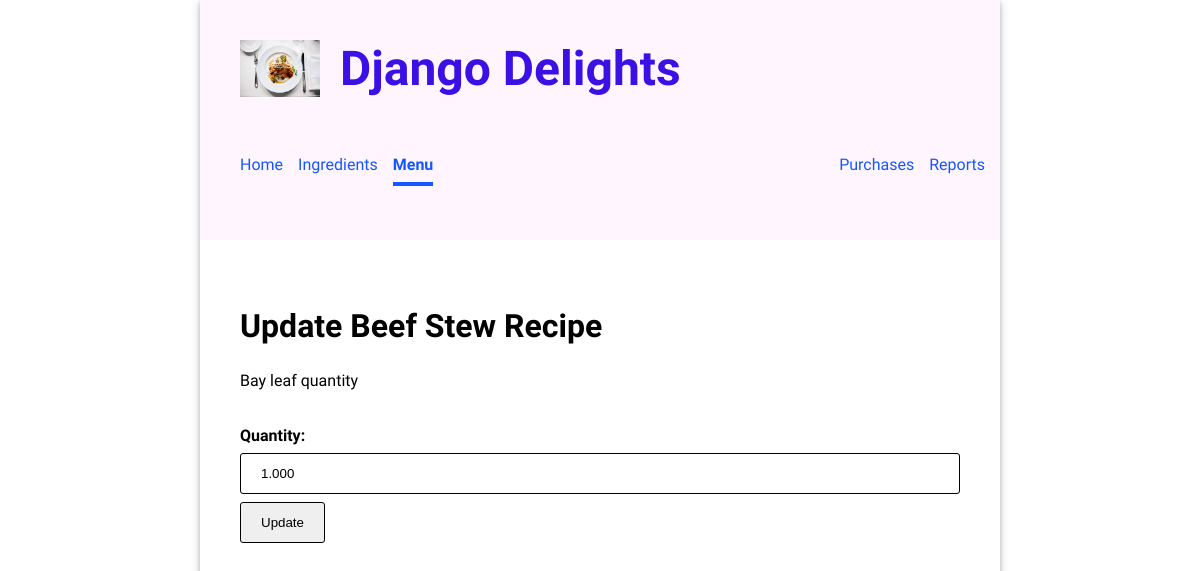
The page /menu/recipe/15/update/ on the database its author committed.
### inventory/models.py (models this page shows, shortened)
class Recipe(models.Model):
    class Meta:
        unique_together = ['menu_item', 'ingredient']
        ordering = ['menu_item', 'ingredient']
    menu_item = models.ForeignKey(MenuItem, on_delete=models.CASCADE)
    ingredient = models.ForeignKey(Ingredient, on_delete=models.CASCADE)
    quantity = models.DecimalField(unique=False, blank=True, max_digits=10, decimal_places=3)

class MenuItem(models.Model):
    class Meta:
        ordering = ['title']
    title = models.CharField(unique=True, max_length=200)
    price = models.DecimalField(unique=False, blank=True, max_digits=6, decimal_places=2)
    made_stock = models.IntegerField(unique=False, blank=True, null=True)

class Ingredient(models.Model):
    class Meta:
        ordering = ['name']
    name = models.CharField(unique=True, max_length=200)
    quantity = models.IntegerField(unique=False, blank=True)
    unit = models.CharField(unique=False, blank=True, max_length=10)
    unit_price = models.DecimalField(unique=False, blank=True, max_digits=6, decimal_places=3)
    kanban = models.BooleanField(default=False)
    threshold = models.IntegerField(unique=False, blank=True)
    re_order = models.IntegerField(unique=False, blank=True)

### inventory/views.py (the view)
# urls.py: path('menu/recipe/<pk>/update/', views.UpdateRecipeView.as_view(), name='update_recipe'),
class UpdateRecipeView(UpdateView):
    model = Recipe
    template_name = 'inventory/update_recipe.html'
    form_class = RecipeEditForm

### inventory/forms.py
class RecipeEditForm(forms.ModelForm):
    class Meta:
        model = Recipe
        fields = ["quantity"]

### inventory/templates/inventory/update_recipe.html (shortened to what this page needs)
{% extends 'base.html' %} {% load static %} {% block content %}
<h2>Update {{ object.menu_item.title }} Recipe</h2>
<p>{{ object.ingredient.name }} quantity</p>
<form method="post">
  {{ form }}
  <input type="submit" value="Update" />
</form>
{% endblock %}

### inventory/static/inventory/style.css (style rules this page uses)
body { font-family: "Oxygen", sans-serif; margin: 0; min-width: 800px; max-width: 60%; margin: 0 auto; box-shadow: 0 2px 4px 0 rgba(0, 0, 0, 0.2), 0 3px 10px 0 rgba(0, 0, 0, 0.19); }
main h2 { font-size: 2em; }
input, select { width: 100%; padding: 12px 20px; margin: 8px 0; box-sizing: border-box; border: 1px solid black; border-radius: 3px; }
main form input[type="submit"] { width: max-content; }
main form * { display: block; }
main form label { font-size: 1em; font-weight: bold; padding-top: 20px; }

### rows shown on the page
Recipe: menu_item "Beef Stew", ingredient.name "Bay leaf", quantity "1.000"
